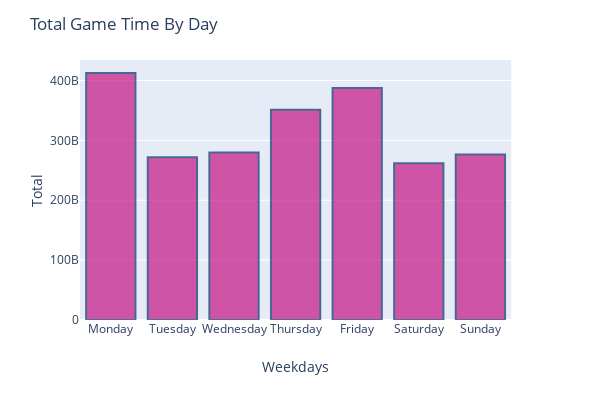

The notebook cell saved with this chart:
### Code cell
df_events["weekdays"] = df_events['timestamp'].dt.weekday_name

gametime_wdays = df_events.groupby(['weekdays'])['game_time'].agg('sum')
gametime_wdays = gametime_wdays.T[['Monday','Tuesday','Wednesday','Thursday','Friday','Saturday','Sunday']]

fig = px.bar(x=gametime_wdays.index, y=gametime_wdays.values)

fig.update_traces(marker_color='mediumvioletred', marker_line_color='rgb(8,48,107)',
                  marker_line_width=2, opacity=0.7
                 )

fig.update_layout(title='Total Game Time By Day',
                   xaxis_title='Weekdays',
                   yaxis_title='Total',
                   width=600, height=400
                 )
fig.show()

### Figure 1 — Plotly figure (JSON) as saved in the notebook; plotly's stock layout.template omitted (floating-point values rounded to 4 significant figures)
{"data": [{"alignmentgroup": "True", "hoverlabel": {"namelength": 0}, "hovertemplate": "x=%{x}<br>y=%{y}", "legendgroup": "", "marker": {"color": "mediumvioletred", "line": {"color": "rgb(8,48,107)", "width": 2}}, "name": "", "offsetgroup": "", "opacity": 0.7, "orientation": "v", "showlegend": false, "textposition": "auto", "type": "bar", "x": ["Monday", "Tuesday", "Wednesday", "Thursday", "Friday", "Saturday", "Sunday"], "xaxis": "x", "y": [412552974828, 271928155127, 279609001674, 351300695313, 387656124511, 261959139080, 276251066879], "yaxis": "y"}], "layout": {"barmode": "relative", "height": 400, "legend": {"tracegroupgap": 0}, "margin": {"t": 60}, "title": {"text": "Total Game Time By Day"}, "width": 600, "xaxis": {"anchor": "y", "domain": [0, 0.98], "title": {"text": "Weekdays"}}, "yaxis": {"anchor": "x", "domain": [0, 1], "title": {"text": "Total"}}}}
